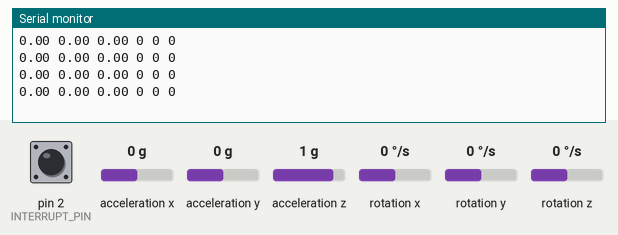
Simulated run of this sketch. Board: Arduino Uno, built with avr-gcc and run on an emulated ATmega328P. Parts: the last lines printed to the serial monitor. The inputs (shaded band) are chosen by the test bench; at power-on: acceleration x 0 g, acceleration y 0 g, acceleration z 1 g, rotation z 0 °/s, pin 2 (INTERRUPT_PIN) LOW, rotation x 0 °/s, rotation y 0 °/s. The sensor or clock chip raises its interrupt line as the real part does.

Above: at 1.7 s.
1.8 s: acceleration x set to -1.4 g
At 2.29 s:
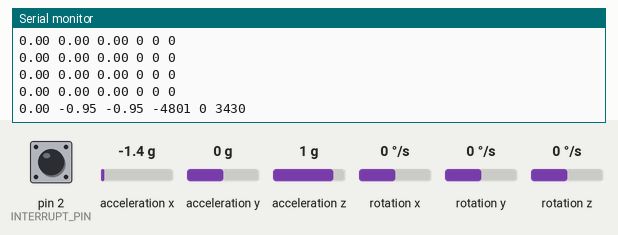
3.3 s: acceleration y set to -1.4 g
At 3.54 s:
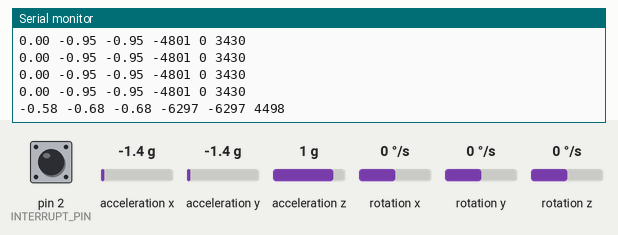
4.8 s: acceleration z set to -1.4 g
At 4.8 s:
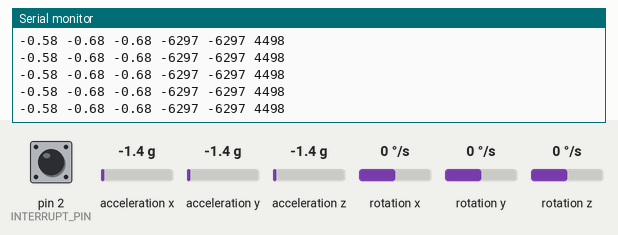
6.3 s: rotation z set to -192 °/s
At 6.36 s:
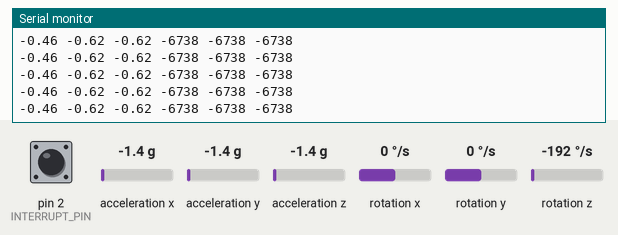
7.8 s: acceleration x set to 0 g
At 7.93 s:
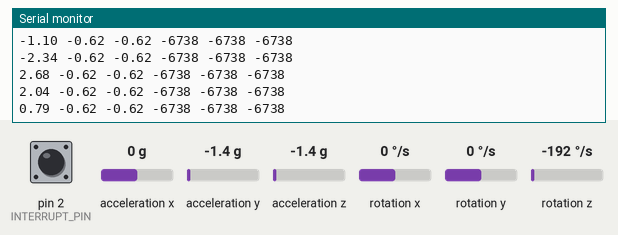
Timing chart, 0 to 10.8 s (numbered marks = the images above; inputs shaded):
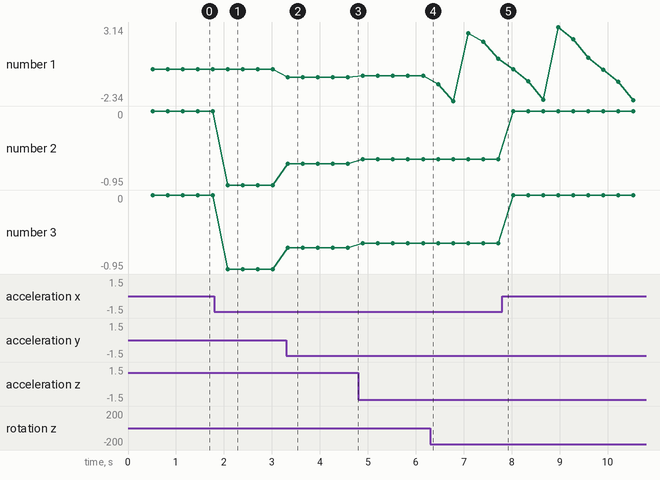

Measured:
- after the input at 1.8 s, the serial monitor: prints a new line after 0.28 s (image 1)
- after the input at 3.3 s, the serial monitor: prints a new line at once (image 2)
- plotted number 1: 0 → -0.58 after the input at 3.3 s, -0.58 → -0.46 after the input at 4.8 s, -0.46 → 0.79 after the input at 6.3 s, 0.79 → 0.86 after the input at 7.8 s
- plotted number 2: 0 → -0.95 after the input at 1.8 s, -0.95 → -0.68 after the input at 3.3 s, -0.68 → -0.62 after the input at 4.8 s, -0.62 → 0 after the input at 7.8 s
- plotted number 3: 0 → -0.95 after the input at 1.8 s, -0.95 → -0.68 after the input at 3.3 s, -0.68 → -0.62 after the input at 4.8 s, -0.62 → 0 after the input at 7.8 s

The sketch:

rocket.ino
```cpp
#include "I2Cdev.h"
#include "MPU6050_6Axis_MotionApps20.h"

#define HC12 Serial

MPU6050 mpu;

int const INTERRUPT_PIN = 2;
bool blinkState;

bool DMPReady = false;
uint8_t MPUIntStatus;
uint8_t devStatus;
uint16_t packetSize;
uint8_t FIFOBuffer[64];

Quaternion q;
VectorInt16 aa;
VectorInt16 gy;
VectorInt16 aaReal;
VectorInt16 aaWorld;
VectorFloat gravity;
float euler[3];
float ypr[3];

uint8_t teapotPacket[14] = { '$', 0x02, 0, 0, 0, 0, 0, 0, 0, 0, 0x00, 0x00, '\r', '\n' };

volatile bool MPUInterrupt = false;
void DMPDataReady() {
  MPUInterrupt = true;
}

void setup() {
  #if I2CDEV_IMPLEMENTATION == I2CDEV_ARDUINO_WIRE
    Wire.begin();
    Wire.setClock(400000);
  #elif I2CDEV_IMPLEMENTATION == I2CDEV_BUILTIN_FASTWIRE
    Fastwire::setup(400, true);
  #endif

  Serial.begin(9600);
  while (!Serial);

  HC12.begin(9600, SERIAL_8N1, 3, 1);
  while (!HC12);

  mpu.initialize();
  pinMode(INTERRUPT_PIN, INPUT);

  if(mpu.testConnection() == false){
    Serial.println("MPU6050 connection failed");
    while(true);
  }

  devStatus = mpu.dmpInitialize();

  mpu.setXGyroOffset(0);
  mpu.setYGyroOffset(0);
  mpu.setZGyroOffset(0);
  mpu.setXAccelOffset(0);
  mpu.setYAccelOffset(0);
  mpu.setZAccelOffset(0);

  if (devStatus == 0) {
    mpu.CalibrateAccel(6);
    mpu.CalibrateGyro(6);
    mpu.PrintActiveOffsets();
    mpu.setDMPEnabled(true);

    attachInterrupt(digitalPinToInterrupt(INTERRUPT_PIN), DMPDataReady, RISING);
    MPUIntStatus = mpu.getIntStatus();

    DMPReady = true;
    packetSize = mpu.dmpGetFIFOPacketSize();
  }
  else {
    Serial.print(F("DMP Initialization failed (code "));
    Serial.print(devStatus);
    Serial.println(F(")"));
    // 1 = initial memory load failed
    // 2 = DMP configuration updates failed
  }
}

void loop() {
  if (!DMPReady) return;

  if (mpu.dmpGetCurrentFIFOPacket(FIFOBuffer)) {
      mpu.dmpGetQuaternion(&q, FIFOBuffer);
      mpu.dmpGetGravity(&gravity, &q);
      mpu.dmpGetYawPitchRoll(ypr, &q, &gravity);

      /*
      Serial.print("ypr\t");
      Serial.print(ypr[0] * 180/M_PI);
      Serial.print("\t");
      Serial.print(ypr[1] * 180/M_PI);
      Serial.print("\t");
      Serial.println(ypr[2] * 180/M_PI);
      */

      mpu.dmpGetQuaternion(&q, FIFOBuffer);
      mpu.dmpGetAccel(&aa, FIFOBuffer);
      mpu.dmpGetGravity(&gravity, &q);
      mpu.dmpGetLinearAccel(&aaReal, &aa, &gravity);

      String message =  String(ypr[0]) + " " +
                        String(ypr[1]) + " " +
                        String(ypr[1]) + " " +
                        String(aaReal.x) + " " +
                        String(aaReal.y) + " " +
                        String(aaReal.z) + " ";

      HC12.println(message);
  }
  delay(300);
}
```
